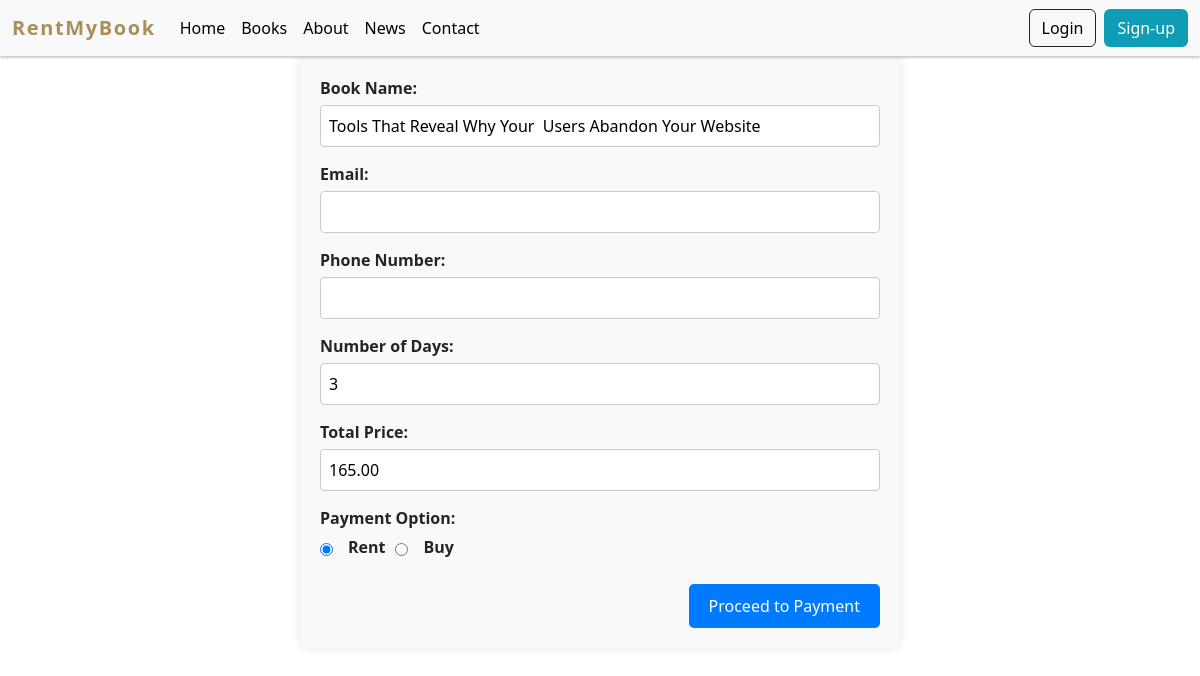
The app's page /book/5/rent/ with its own data.
### books/models.py (models this page shows, shortened)
class Book(models.Model):
    title = models.CharField(max_length=255)
    author = models.CharField(max_length=255, blank=True, null=True)
    description = models.TextField()
    price = models.DecimalField(max_digits=10, decimal_places=2)
    rental_price = models.DecimalField(max_digits=10, decimal_places=2)
    image = models.ImageField(upload_to='books/images/')
    sample_image = models.ImageField(upload_to='books/sample/images/', null=True, blank=True)
    pages = models.IntegerField(default=100)
    rented = models.BooleanField(default=False)
    rent_end_date = models.DateField(null=True, blank=True)
    category = models.CharField(max_length=255, null=True, blank=True)
    pdf = models.FileField(upload_to='books/pdfs/', null=True, blank=True)  # PDF file field

### books/views.py (the view, shortened to what this page needs)
# urls.py: path('book/<int:book_id>/rent/', views.rent_book, name='rent_book'),
def rent_book(request, book_id):
    book = get_object_or_404(Book, id=book_id)
    return render(request, 'books/rent_book.html', {'book': book})

### templates/books/rent_book.html (shortened to what this page needs)
{% extends "layout/base.html" %}
{% load static %}
{% block body %}
<form method="post" class="book-form">
    <div class="form-container">
        <div class="form-group">
            <label for="name">Book Name:</label>
            <input type="text" id="name" name="name" value="{{ book.title }}" readonly>
        </div>
        <div class="form-group">
            <label for="email">Email:</label>
            <input type="email" id="email" name="email" required>
        </div>
        <div class="form-group">
            <label for="phone">Phone Number:</label>
            <input type="tel" id="phone" name="phone" required>
        </div>
        <div class="form-group">
            <label for="days">Number of Days:</label>
            <input type="number" id="days" name="days" min="1" max="30" value="3" required>
        </div>
        <div class="form-group">
            <label for="price">Total Price:</label>
            <input type="text" id="price" name="price" value="{{ book.rental_price }}" readonly>
        </div>
        <div class="form-group">
            <label>Payment Option:</label>
            <div class="radio-group">
                <input type="radio" id="rent" name="payment_option" value="rent" checked>
                <label for="rent">Rent</label>
                <input type="radio" id="buy" name="payment_option" value="buy">
                <label for="buy">Buy</label>
            </div>
        </div>
    </div>
    <div class="button-container">
        <button type="submit">Proceed to Payment</button>
    </div>
</form>
{% endblock body %}

### templates/books/rent_book.html (style rules this page uses)
.book-form { max-width: 600px; margin: 0 auto; padding: 20px; background-color: #f9f9f9; border-radius: 8px; box-shadow: 0 0 10px rgba(0, 0, 0, 0.1); }
.form-container { flex: 1; }
.form-group { margin-bottom: 15px; }
.form-group label { display: block; margin-bottom: 5px; font-weight: bold; }
.form-group input[type="text"], .form-group input[type="email"], .form-group input[type="tel"], .form-group input[type="number"] { width: 100%; padding: 8px; border: 1px solid #ccc; border-radius: 4px; }
.form-group input[type="radio"] { margin-right: 5px; }
.radio-group { display: flex; gap: 10px; }
.button-container { display: flex; justify-content: flex-end; margin-top: 20px; }
button[type="submit"] { padding: 10px 20px; background-color: #007bff; color: #fff; border: none; border-radius: 5px; cursor: pointer; font-size: 16px; transition: background-color 0.3s; }

### records on screen
Book: name "Tools That Reveal Why Your Users Abandon Your Website", price "165.00"
